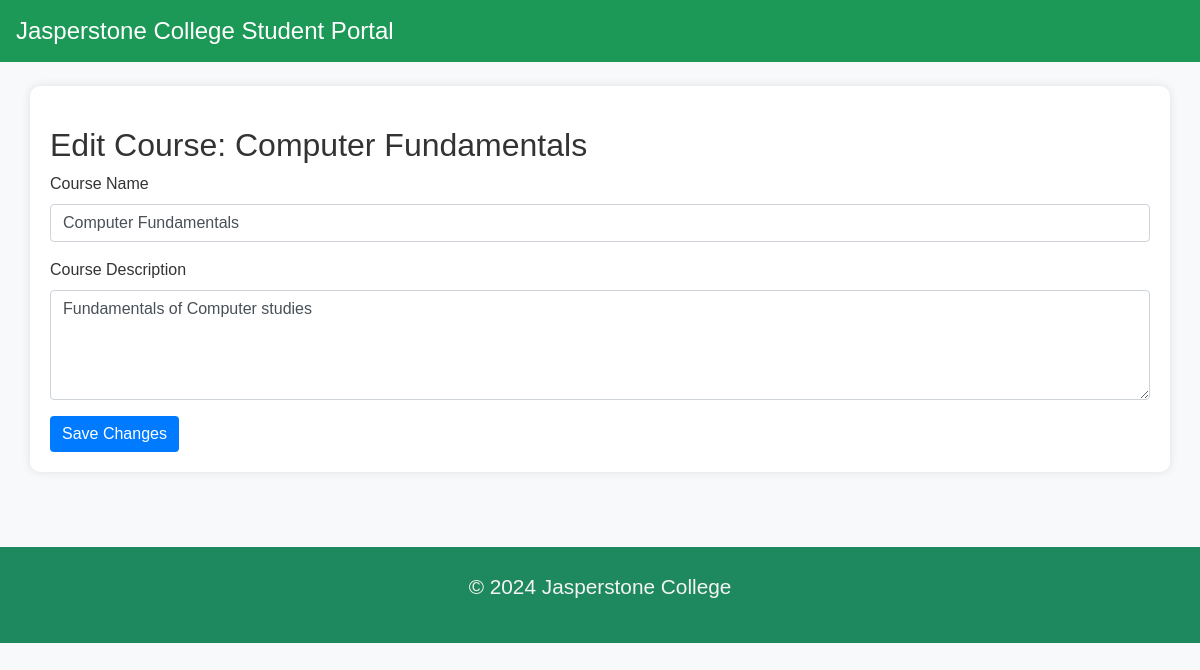
Screenshot of /lecturers/courses/6/edit/ (signed in) with the database file from the repository.
### students/models.py (models this page shows, shortened)
class Course(models.Model):
    name = models.CharField(max_length=255)
    description = models.TextField()
    programmes = models.ManyToManyField(Programme, related_name='courses', blank=True)
    image = models.ImageField(upload_to='images/course_images/', blank=True, null=True, default='images/course_images/default.jpg') # Added image field for Course

### lecturers/views.py (the view)
# urls.py: path('courses/<int:course_id>/edit/', views.edit_course, name='edit_course'),
@login_required
def edit_course(request, course_id):
    course = get_object_or_404(Course, id=course_id)
    if request.method == 'POST':
        course.name = request.POST.get('name')
        course.description = request.POST.get('description')
        course.save()
        return redirect('lecturers:lecturer_dashboard')
    return render(request, 'lecturers/edit_course.html', {'course': course})

### lecturers/templates/lecturers/edit_course.html (shortened to what this page needs)
{% extends "base.html" %}
{% block content %}
<h2>Edit Course: {{ course.name }}</h2>
<form method="POST">
    <div class="form-group">
        <label for="name">Course Name</label>
        <input type="text" class="form-control" name="name" value="{{ course.name }}" required>
    </div>
    <div class="form-group">
        <label for="description">Course Description</label>
        <textarea class="form-control" name="description" rows="4" required>{{ course.description }}</textarea>
    </div>
    <button type="submit" class="btn btn-primary">Save Changes</button>
</form>
{% endblock %}

### static/css/styles.css (style rules this page uses)
body { font-family: 'Arial', sans-serif; background-color: #f8f9fa; color: #333; margin: 0; }
h2, h3 { margin-top: 20px; }

### static/css/560.css (style rules this page uses)
.btn-primary { background-color: #007bff !important; border: none; color: white !important; }

### rows the page displays
Course: name "Computer Fundamentals", description "Fundamentals of Computer studies"
